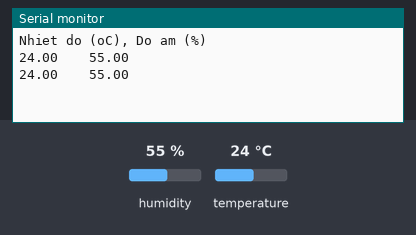
The sketch below on a simulated Arduino Uno, built with avr-gcc and run on an emulated ATmega328P. On the bench: the last lines printed to the serial monitor. The test bench sets the inputs (shaded band); at power-on: humidity 55 %, temperature 24 °C.

Above: at 2.8 s.
2.9 s: humidity set to 22 %
At 5.2 s:
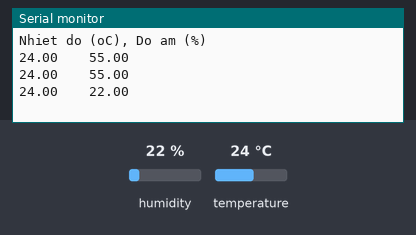
5.6 s: temperature set to 12 °C
At 7.6 s:
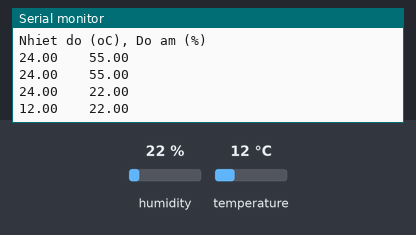
8.3 s: humidity set to 40 %
At 11.2 s:
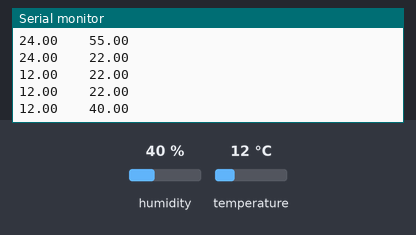
Timing chart, 0 to 12.7 s (numbered marks = the images above; inputs shaded):
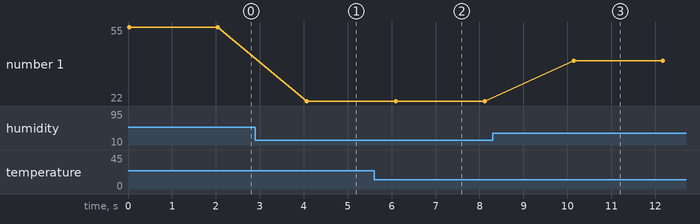

Measured:
- after the input at 2.9 s, the serial monitor: prints a new line after 1.2 s (image 1)
- after the input at 5.6 s, the serial monitor: prints a new line after 0.50 s (image 2)
- after the input at 8.3 s, the serial monitor: prints a new line after 1.8 s (image 3)
- plotted number 1: 55 → 22 after the input at 2.9 s, 22 → 40 after the input at 8.3 s

The sketch:

Project10_Cong_tuan_tu_Serial_hien_thi_nhiet_do_va_do_am.ino
```cpp
/*
Mạch điều khiển đèn LED bar dùng cảm biến nhiệt độ và độ ẩm DHT11

Linh kiện:
- Cảm biến nhiệt độ và độ ẩm DHT11
- Đèn LED màu xanh lá cây, màu vàng và màu đỏ
- Điện trở 220 Ohm, 10 Kilo Ohm
- Arduino Uno

Cách lắp mạch:
- Xem hình

Tác giả: Nhân Nguyễn
Ngày: 03/01/2015
Lịch sử thay đổi
- 03/01/2015 Rev. 1.0
Website: http://papcodientu.com/
*/

// thư viện DHT - https://github.com/RobTillaart/Arduino
#include <dht.h>

// khai báo biến DHT
dht DHT;

// khai báo cổng cảm biến
int cambienDHT11 = 2;

void setup() {
  // thiết lập cổng serial ở tốc độ 57600 baudrate
  Serial.begin(9600);
  Serial.println("Nhiet do (oC), Do am (%)");
}

void loop() {
  // thiết lập cảm biến DHT11
  DHT.read11(cambienDHT11);

  Serial.print(DHT.temperature);
  Serial.print("\t\t");
  Serial.println(DHT.humidity);

  // delay 2s
  delay(2000);
}
```
